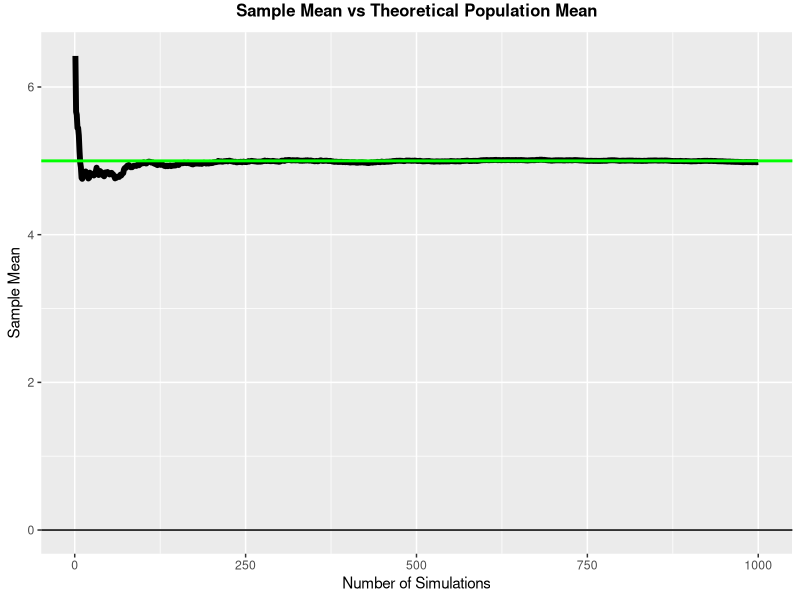
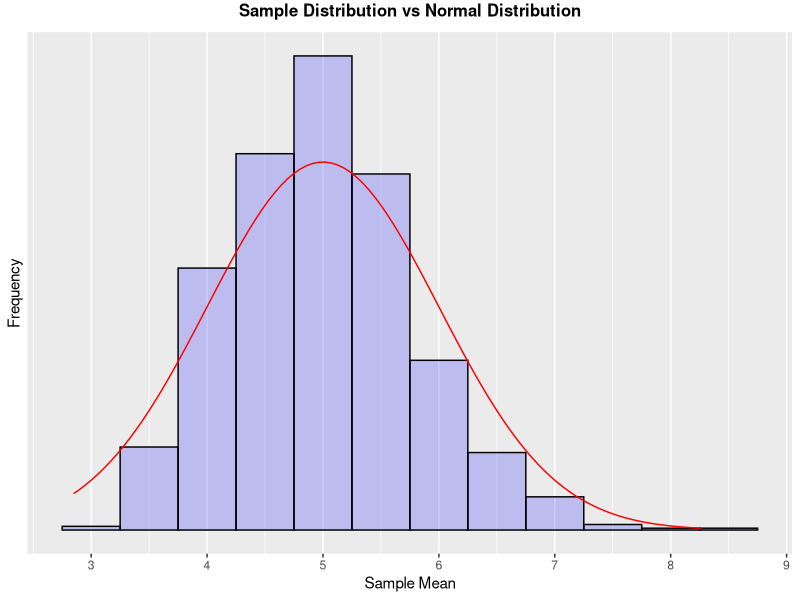

R code for these plots, in order:
## ---- chunk 1
set.seed(666773)
sims = 1000; 
n = 40; 
lambda = 0.2
means <- vector("numeric")
means_sum <- vector("numeric")
means_cum <- vector("numeric")

for (i in 1:sims) { means[i] <- mean(rexp(n, lambda))}
means_sum[1] <- means[1]
for (i in 2:sims) { means_sum[i] <- means_sum[i-1] + means[i] }
for (i in 1:sims) { means_cum[i] <- means_sum[i]/i }

##The sample means converged to:
print( means_cum[sims])
## ---- chunk 2
print (1/lambda)
## ---- chunk 3
library(ggplot2)
plt <- ggplot(data.frame(x = 1:sims, y = means_cum), aes(x = x, y = y))
plt <- plt + geom_hline(yintercept = 0) + geom_line(size = 2)
plt <- plt + geom_abline(intercept = 1 / lambda, slope = 0, color = "green", size = 1)
plt <- plt + theme(plot.title = element_text(size=12, face="bold", vjust=2, hjust=0.5))
plt <- plt + labs(title="Sample Mean vs Theoretical Population Mean")
plt <- plt + labs(x = "Number of Simulations", y = "Sample Mean")
print(plt) 
## ---- chunk 4
print (var(means)*n)

## ---- chunk 5
print ((1/lambda)^2)
## ---- chunk 6
library(ggplot2)
plt <- ggplot(data.frame(x = means), aes(x = x))
plt <- plt + geom_histogram(position="identity", fill="blue", color="black", alpha=0.2, 
                        binwidth=0.5, aes(y= ..density..))
plt <- plt + stat_function(fun = dnorm, colour = "red", args=list(mean=5))
plt <- plt + scale_x_continuous(breaks=c(1, 2, 3, 4, 5, 6, 7, 8, 9))
plt <- plt + scale_y_continuous(breaks=c()) 
plt <- plt + theme(plot.title = element_text(size=12, face="bold", vjust=2, hjust=0.5))
plt <- plt + labs(title="Sample Distribution vs Normal Distribution")
plt <- plt + labs(x = "Sample Mean", y = "Frequency")
print(plt) 
